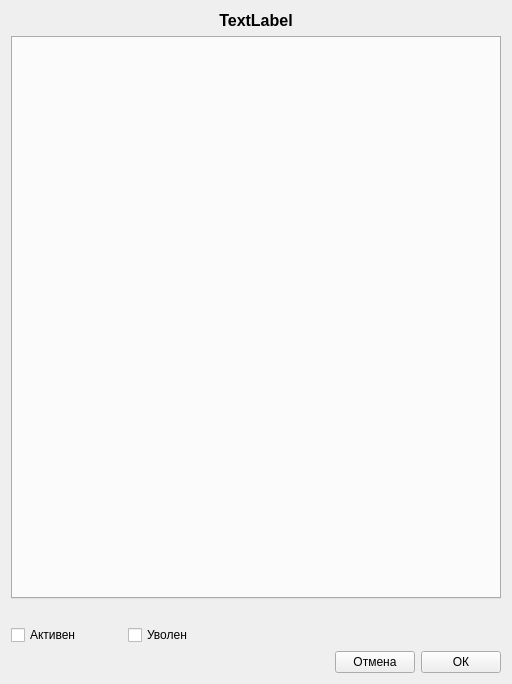
<?xml version="1.0" encoding="UTF-8"?>
<ui version="4.0">
 <class>Form</class>
 <widget class="QWidget" name="Form">
  <property name="geometry">
   <rect>
    <x>0</x>
    <y>0</y>
    <width>512</width>
    <height>684</height>
   </rect>
  </property>
  <property name="windowTitle">
   <string>Настроики</string>
  </property>
  <layout class="QVBoxLayout" name="verticalLayout_3">
   <item>
    <widget class="QLabel" name="label_name">
     <property name="font">
      <font>
       <pointsize>12</pointsize>
       <weight>75</weight>
       <bold>true</bold>
      </font>
     </property>
     <property name="text">
      <string>TextLabel</string>
     </property>
     <property name="alignment">
      <set>Qt::AlignCenter</set>
     </property>
    </widget>
   </item>
   <item>
    <widget class="QTabWidget" name="tabWidget">
     <property name="currentIndex">
      <number>-1</number>
     </property>
    </widget>
   </item>
   <item>
    <widget class="QLabel" name="label_nameStatus">
     <property name="text">
      <string/>
     </property>
    </widget>
   </item>
   <item>
    <layout class="QFormLayout" name="formLayout">
     <property name="sizeConstraint">
      <enum>QLayout::SetFixedSize</enum>
     </property>
     <item row="0" column="1">
      <widget class="QCheckBox" name="checkB_statusOff">
       <property name="layoutDirection">
        <enum>Qt::LeftToRight</enum>
       </property>
       <property name="text">
        <string>Уволен</string>
       </property>
      </widget>
     </item>
     <item row="0" column="0">
      <widget class="QCheckBox" name="checkB_statusOn">
       <property name="text">
        <string>Активен            </string>
       </property>
      </widget>
     </item>
    </layout>
   </item>
   <item>
    <layout class="QHBoxLayout" name="horizontalLayout">
     <item>
      <spacer name="horizontalSpacer">
       <property name="orientation">
        <enum>Qt::Horizontal</enum>
       </property>
       <property name="sizeHint" stdset="0">
        <size>
         <width>13</width>
         <height>13</height>
        </size>
       </property>
      </spacer>
     </item>
     <item>
      <widget class="QPushButton" name="btn_cancel">
       <property name="text">
        <string>Отмена</string>
       </property>
      </widget>
     </item>
     <item>
      <widget class="QPushButton" name="btn_save">
       <property name="text">
        <string>ОК</string>
       </property>
      </widget>
     </item>
    </layout>
   </item>
  </layout>
 </widget>
 <resources/>
 <connections/>
</ui>
